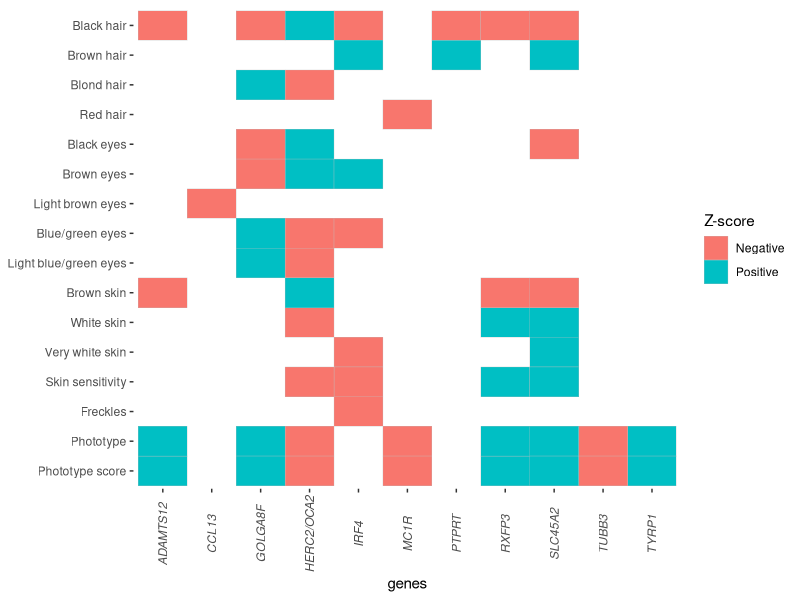
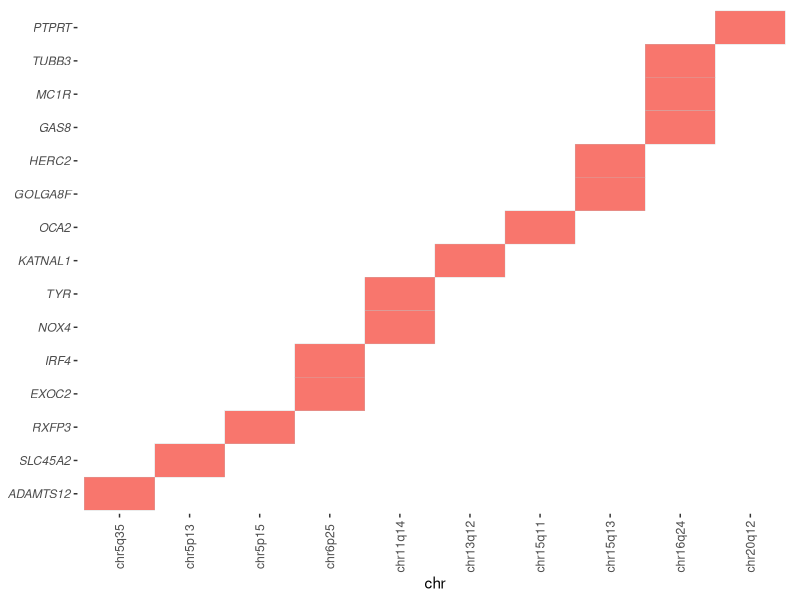

Write the R code that produced these figures, in order.
##### PHENOTYPE ASSOCIATION #####
library(ggplot2)

zscore<-c(1, 1, -1, -1,  1, -1, -1,  1, 1,  1,  1,  1,  -1, -1, -1, -1, -1,  -1, -1, -1, -1, 1, -1, 1, 1, -1, 1, -1, 1, -1, 1, -1, -1, 1, 1, 1, -1, -1, -1, 1, 1, -1, 1,1,1, 1,1 ,-1, -1, -1, -1, -1, -1, 1, 1)
genes<-c('RXFP3','PTPRT','PTPRT','IRF4','IRF4','IRF4','SLC45A2','SLC45A2','SLC45A2','SLC45A2','HERC2/OCA2','HERC2/OCA2','CCL13','HERC2/OCA2',
         'HERC2/OCA2','HERC2/OCA2','MC1R','HERC2/OCA2','HERC2/OCA2','IRF4','IRF4','IRF4','IRF4','SLC45A2','SLC45A2','SLC45A2','SLC45A2','SLC45A2','HERC2/OCA2','HERC2/OCA2',
         'HERC2/OCA2','HERC2/OCA2','RXFP3','RXFP3','RXFP3','RXFP3','RXFP3','GOLGA8F','GOLGA8F','GOLGA8F','GOLGA8F','GOLGA8F','GOLGA8F','GOLGA8F','GOLGA8F','ADAMTS12','ADAMTS12','ADAMTS12',
         'ADAMTS12','TUBB3','TUBB3','MC1R','MC1R','TYRP1','TYRP1')
pheno<-c('dSunburn','qBrown hair','rBlack hair','rBlack hair','qBrown hair','cFreckles','hBrown skin','gWhite skin',
         'fVery white skin','dSunburn','nBlack eyes','mBrown eyes','lLight brown eyes','kBlue/green eyes','jLight blue/green eyes',
         'pBlond hair','oRed hair','bPhototype','aPhototype score','fVery white skin','kBlue/green eyes','mBrown eyes','dSunburn','bPhototype','aPhototype score','rBlack hair','qBrown hair',
         'nBlack eyes','rBlack hair','gWhite skin','hBrown skin','dSunburn','hBrown skin','aPhototype score','bPhototype','gWhite skin','rBlack hair','nBlack eyes','mBrown eyes','kBlue/green eyes','jLight blue/green eyes',
         'rBlack hair','pBlond hair','bPhototype','aPhototype score','aPhototype score','bPhototype','hBrown skin','rBlack hair','bPhototype','aPhototype score','bPhototype','aPhototype score','bPhototype',
         'aPhototype score')
data<-data.frame(genes,pheno,zscore)
p<-ggplot(data,aes(x=genes,y=pheno,fill=factor(zscore)))+geom_tile(color='grey')+theme(axis.title.y = element_blank(), #Remove the y-axis title
                                                                axis.text.x = element_text(angle = 90, vjust = 0.5, face='italic'))
p <- p +theme(
    panel.background = element_rect(fill = "transparent") #All rectangles
  )
p<-p+scale_y_discrete(labels = c('Phototype score','Phototype','Freckles','Skin sensitivity','Very white skin','White skin','Brown skin','Light blue/green eyes','Blue/green eyes','Light brown eyes','Brown eyes',
                              'Black eyes','Red hair','Blond hair','Brown hair','Black hair'))
p + scale_fill_discrete(name = 'Z-score', labels = c('Negative','Positive'))  #Legend  


##### CHROMOSOME LOCATION #####
library(ggplot2)

gene<-c('aADAMTS12','bSLC45A2','cRXFP3','eIRF4','dEXOC2','gTYR','fNOX4','hKATNAL1','iOCA2','kHERC2','jGOLGA8F','mMC1R','lGAS8','nTUBB3','oPTPRT')
chr<-c('achr5q35','bchr5p13','cchr5p15','dchr6p25','dchr6p25','echr11q14','echr11q14','fchr13q12','gchr15q11','hchr15q13','hchr15q13','ichr16q24',
    'ichr16q24','ichr16q24','jchr20q12')
data2<-data.frame(gene,chr)
p<-ggplot(data2,aes(x=chr,y=gene,fill='green'))+geom_tile(color='grey',show.legend=FALSE)
p<-p+theme(axis.title.y = element_blank(),axis.text.y = element_text(face = 'italic'),
           axis.text.x = element_text(angle = 90, vjust = 0.5))
p <- p +theme(
  panel.background = element_rect(fill = "transparent") #All rectangles
)
p<-p+scale_x_discrete(labels=c('chr5q35','chr5p13','chr5p15','chr6p25','chr11q14','chr13q12','chr15q11','chr15q13','chr16q24','chr20q12'))
p+scale_y_discrete(labels=c('ADAMTS12','SLC45A2','RXFP3','EXOC2','IRF4','NOX4','TYR',
                            'KATNAL1','OCA2','GOLGA8F','HERC2','GAS8','MC1R','TUBB3','PTPRT'))

